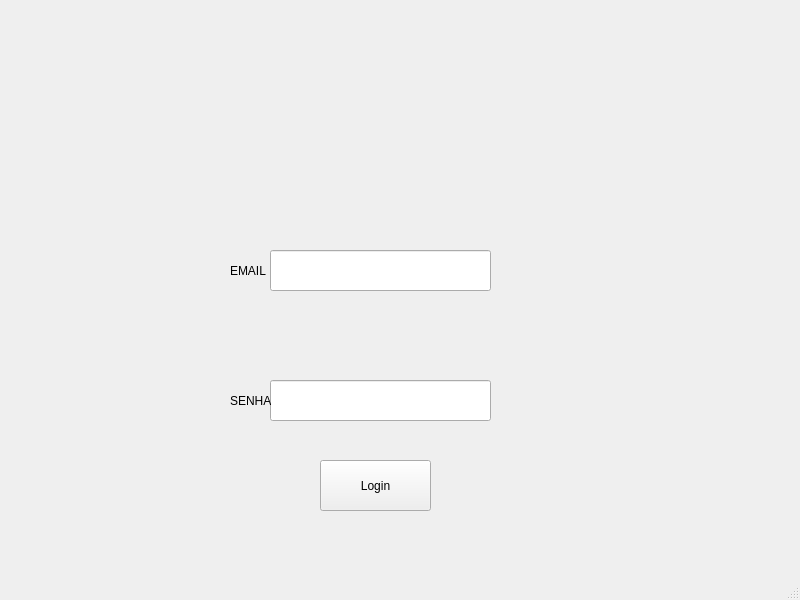
<?xml version="1.0" encoding="UTF-8"?>
<ui version="4.0">
 <class>MainWindow</class>
 <widget class="QMainWindow" name="MainWindow">
  <property name="geometry">
   <rect>
    <x>0</x>
    <y>0</y>
    <width>800</width>
    <height>600</height>
   </rect>
  </property>
  <property name="windowTitle">
   <string>MainWindow</string>
  </property>
  <widget class="QWidget" name="centralwidget">
   <widget class="QLineEdit" name="lineEdit">
    <property name="geometry">
     <rect>
      <x>270</x>
      <y>250</y>
      <width>221</width>
      <height>41</height>
     </rect>
    </property>
   </widget>
   <widget class="QLineEdit" name="lineEdit_2">
    <property name="geometry">
     <rect>
      <x>270</x>
      <y>380</y>
      <width>221</width>
      <height>41</height>
     </rect>
    </property>
   </widget>
   <widget class="QPushButton" name="Login">
    <property name="geometry">
     <rect>
      <x>320</x>
      <y>460</y>
      <width>111</width>
      <height>51</height>
     </rect>
    </property>
    <property name="text">
     <string>Login</string>
    </property>
   </widget>
   <widget class="QLabel" name="label">
    <property name="geometry">
     <rect>
      <x>230</x>
      <y>250</y>
      <width>41</width>
      <height>41</height>
     </rect>
    </property>
    <property name="text">
     <string>EMAIL</string>
    </property>
   </widget>
   <widget class="QLabel" name="label_2">
    <property name="geometry">
     <rect>
      <x>230</x>
      <y>380</y>
      <width>41</width>
      <height>41</height>
     </rect>
    </property>
    <property name="text">
     <string>SENHA</string>
    </property>
   </widget>
  </widget>
  <widget class="QMenuBar" name="menubar">
   <property name="geometry">
    <rect>
     <x>0</x>
     <y>0</y>
     <width>800</width>
     <height>21</height>
    </rect>
   </property>
  </widget>
  <widget class="QStatusBar" name="statusbar"/>
 </widget>
 <resources/>
 <connections/>
</ui>
